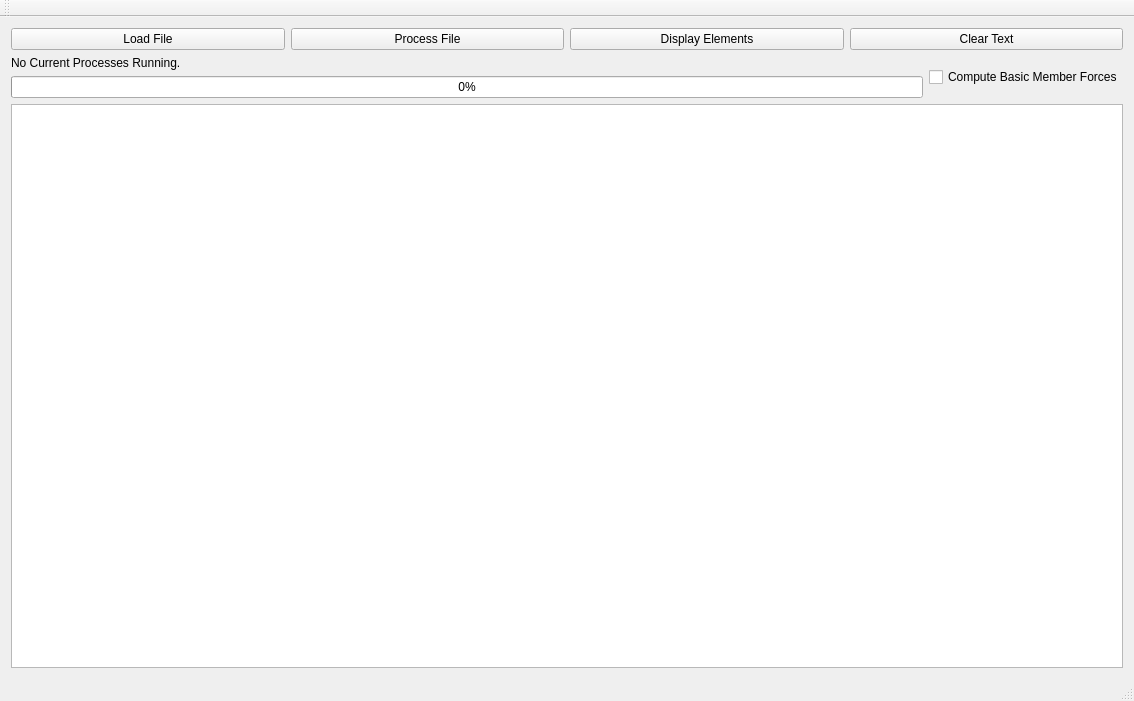
<?xml version="1.0" encoding="UTF-8"?>
<ui version="4.0">
 <class>MainWindow</class>
 <widget class="QMainWindow" name="MainWindow">
  <property name="windowModality">
   <enum>Qt::ApplicationModal</enum>
  </property>
  <property name="geometry">
   <rect>
    <x>0</x>
    <y>0</y>
    <width>1134</width>
    <height>701</height>
   </rect>
  </property>
  <property name="windowTitle">
   <string>Avalon</string>
  </property>
  <widget class="QWidget" name="centralWidget">
   <layout class="QVBoxLayout" name="verticalLayout_2">
    <item>
     <layout class="QHBoxLayout" name="horizontalLayout">
      <item>
       <widget class="QPushButton" name="loadFileButton">
        <property name="text">
         <string>Load File</string>
        </property>
       </widget>
      </item>
      <item>
       <widget class="QPushButton" name="processButton">
        <property name="text">
         <string>Process File</string>
        </property>
       </widget>
      </item>
      <item>
       <widget class="QPushButton" name="displayElementsButton">
        <property name="text">
         <string>Display Elements</string>
        </property>
       </widget>
      </item>
      <item>
       <widget class="QPushButton" name="pushButton">
        <property name="text">
         <string>Clear Text</string>
        </property>
       </widget>
      </item>
     </layout>
    </item>
    <item>
     <layout class="QHBoxLayout" name="horizontalLayout_2">
      <item>
       <layout class="QVBoxLayout" name="verticalLayout">
        <item>
         <widget class="QLabel" name="progressLabel">
          <property name="text">
           <string>No Current Processes Running.</string>
          </property>
         </widget>
        </item>
        <item>
         <widget class="QProgressBar" name="progressBar">
          <property name="value">
           <number>0</number>
          </property>
         </widget>
        </item>
       </layout>
      </item>
      <item>
       <widget class="QCheckBox" name="checkBox">
        <property name="text">
         <string>Compute Basic Member Forces</string>
        </property>
       </widget>
      </item>
     </layout>
    </item>
    <item>
     <widget class="QPlainTextEdit" name="errorTextBrowser">
      <property name="readOnly">
       <bool>true</bool>
      </property>
     </widget>
    </item>
   </layout>
  </widget>
  <widget class="QToolBar" name="mainToolBar">
   <attribute name="toolBarArea">
    <enum>TopToolBarArea</enum>
   </attribute>
   <attribute name="toolBarBreak">
    <bool>false</bool>
   </attribute>
  </widget>
  <widget class="QStatusBar" name="statusBar"/>
  <action name="actionSave_Variables">
   <property name="text">
    <string>Save Output to .txt</string>
   </property>
  </action>
  <action name="actionSave_Model">
   <property name="text">
    <string>Save Model</string>
   </property>
  </action>
 </widget>
 <layoutdefault spacing="6" margin="11"/>
 <resources/>
 <connections/>
</ui>
